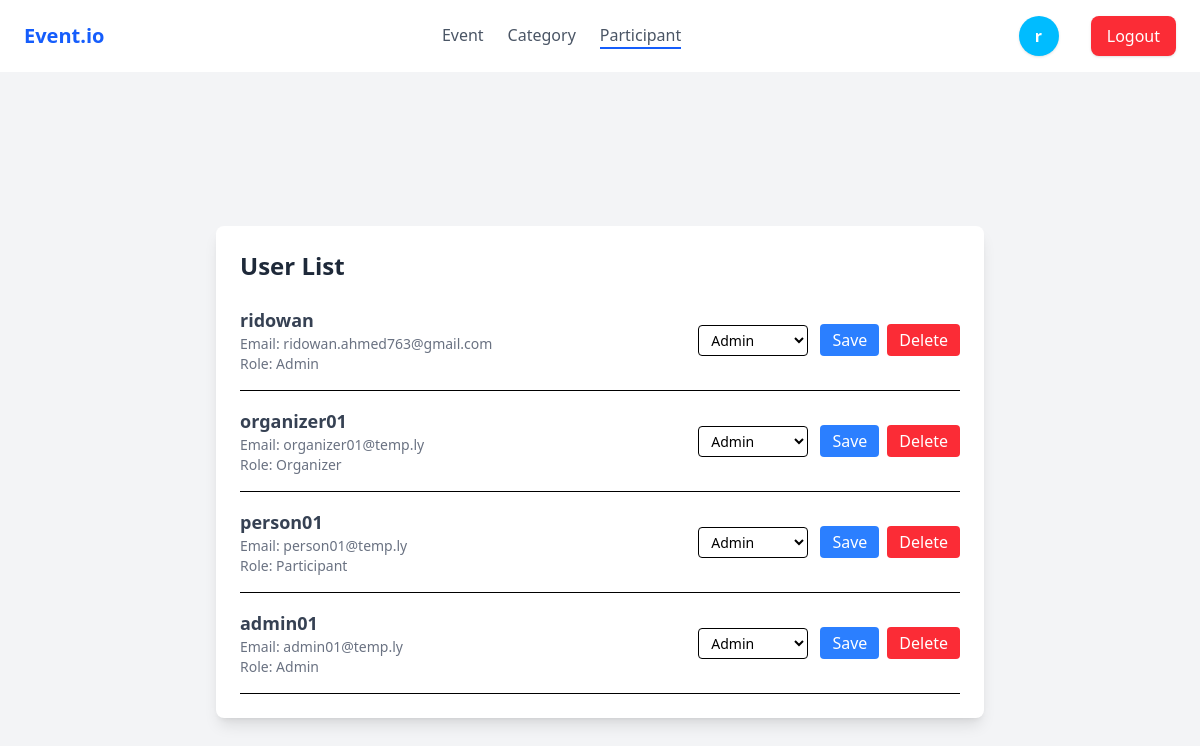
Screenshot of /participant/list/ (signed in) with the database file from the repository.
### users/models.py (models this page shows, shortened)
class CustomUser(AbstractUser):
    profile_image = models.ImageField(
        upload_to="profile_images",
        blank=True,
        null=True,
        default="profile_images/profile.jpg"
    )
    bio = models.TextField(blank=True, null=True)

### events/views.py (the view)
# urls.py: path("participant/list/", views.ParticipantListView.as_view(), name="participant-list"),
class ParticipantListView(LoginRequiredMixin, View):
    def dispatch(self, request, *args, **kwargs):
        if not is_admin(request.user):
            return HttpResponse("You do not have permission to access this page")
        return super().dispatch(request, *args, **kwargs)
    def get(self, request):
        users = User.objects.all()
        groups = Group.objects.all()
        users_with_groups = []
        for user in users:
            user.current_group = user.groups.first()
            users_with_groups.append(user)
        context = {
            "users": users_with_groups,
            "active_tab": "participant",
            "groups": groups,
        }
        return render(request, "events/participant.html", context)

### events/views.py (called while the page is built)
def is_admin(user):
    if user.is_authenticated:
        return user.is_superuser or user.groups.filter(name="Admin").exists()
    return False

### events/templates/events/participant.html (shortened to what this page needs)
{% extends 'events/base.html' %}
{% load static %}
{% block content %}
<div class="bg-gray-100 min-h-screen flex items-center justify-center py-5">
    <div class="w-full max-w-3xl bg-white shadow-lg rounded-lg p-6">
        <h1 class="text-2xl font-bold mb-6 text-gray-800">User List</h1>
        <div class="space-y-4">
        {% for user in users %}
            <div class="flex items-center justify-between border-b pb-4">
                <div>
                <p class="text-lg font-semibold text-gray-700">{{ user.username }}</p>
                <p class="text-sm text-gray-500">Email: {{ user.email }}</p>
                <p class="text-sm text-gray-500">Role: {{ user.current_group.name|default:'No Role' }}</p>
                </div>
                <div class="flex space-x-2">
                <form method="POST" action="{% url 'participant-role-edit' %}">
                    <select name="role" class="border rounded px-2 py-1 text-sm focus:ring focus:ring-blue-300">
                        {% for group in groups %}
                            <option value="{{group.id}}
                                {% if user.current_group.id == group.id %}selected{% endif %}">{{group.name}}</option>
                        {% endfor %}
                    </select>
                    <button type="submit" class="ml-2 bg-blue-500 text-white px-3 py-1 rounded hover:bg-blue-600">
                    Save
                    </button>
                </form>
                <form method="POST" action="{% url 'participant-delete' user.id %}">
                    <button type="submit" class="bg-red-500 text-white px-3 py-1 rounded hover:bg-red-600">
                    Delete
                    </button>
                </form>
                </div>
            </div>
        {% endfor %}
        </div>
    </div>
</div>
{% endblock content %}

### events/templates/events/base.html (shortened to what this page needs)
{% load static %}
<!DOCTYPE html>
<html lang="en">
<head>
    <link rel="stylesheet" href="{% static '/events/css/output.css' %}">
    <link href="{% static '/events/css/all.min.css' %}" rel="stylesheet">
</head>
<body class="bg-gray-50 font-sans">
    <nav class="bg-white shadow-md px-6 py-4 flex justify-between items-center">
        <div class="text-xl font-bold text-blue-600">Event.io</div>
        {% for g in request.user.groups.all %}
            {% if g.name == "Admin" or g.name == "Organizer" %}
                <div class="flex space-x-6">
                <a href="{% url 'event-create' %}">
                    <button id="btn-event"
                        class="tab-btn text-gray-600 hover:text-blue-600 font-medium {% if active_tab == 'event' %}border-b-2 border-blue-600{% endif %}">
                        Event
                    </button>
                </a>
                <a href="{% url 'category-create' %}">
                    <button id="btn-category"
                        class="tab-btn text-gray-600 hover:text-blue-600 font-medium {% if active_tab == 'category' %}border-b-2 border-blue-600{% endif %}">
                        Category
                    </button>
                </a>
            {% endif %}
            {% if g.name == "Admin" %}
                <a href="{% url 'participant-list' %}">
                    <button id="btn-category"
                        class="tab-btn text-gray-600 hover:text-blue-600 font-medium {% if active_tab == 'participant' %}border-b-2 border-blue-600{% endif %}">
                        Participant
                    </button>
                </a>
            {% endif %}
        </div>
        {% endfor %}
        <div class="flex items-center space-x-4 gap-4">
            {% if user.is_authenticated %}
            <a href="{% url 'profile' %}">
                <div class="bg-sky-400 text-white px-4 py-2 w-10 h-10 rounded-full shadow text-white font-bold">
                    {{ user.username|first }}
                </div>
            </a>
            <form method="POST" action="{% url 'logout' %}">
                <button type="submit" class="bg-red-500 hover:bg-red-600 text-white px-4 py-2 rounded-lg shadow">Logout</button>
            </form>
            {% else %}
            <a href="{% url 'login' %}" class="bg-blue-600 text-white px-4 py-2 rounded hover:bg-blue-700">Login</a>
            <a href="{% url 'logup' %}" class="bg-blue-600 text-white px-4 py-2 rounded hover:bg-blue-700">Sign Up</a>
            {% endif %}
        </div>
    </nav>
    {% block content %}{% endblock content %}
</body>
</html>

### rows the page displays
CustomUser: username|first "r", username "ridowan", email "ridowan.ahmed763@gmail.com", current_group.name "Admin", role "Admin"
CustomUser: username "organizer01", email "organizer01@temp.ly", current_group.name "Organizer"
CustomUser: username "person01", email "person01@temp.ly", current_group.name "Participant"
CustomUser: username "admin01", email "admin01@temp.ly", current_group.name "Admin", role "Admin"

### other values shown
form field role "Admin"
